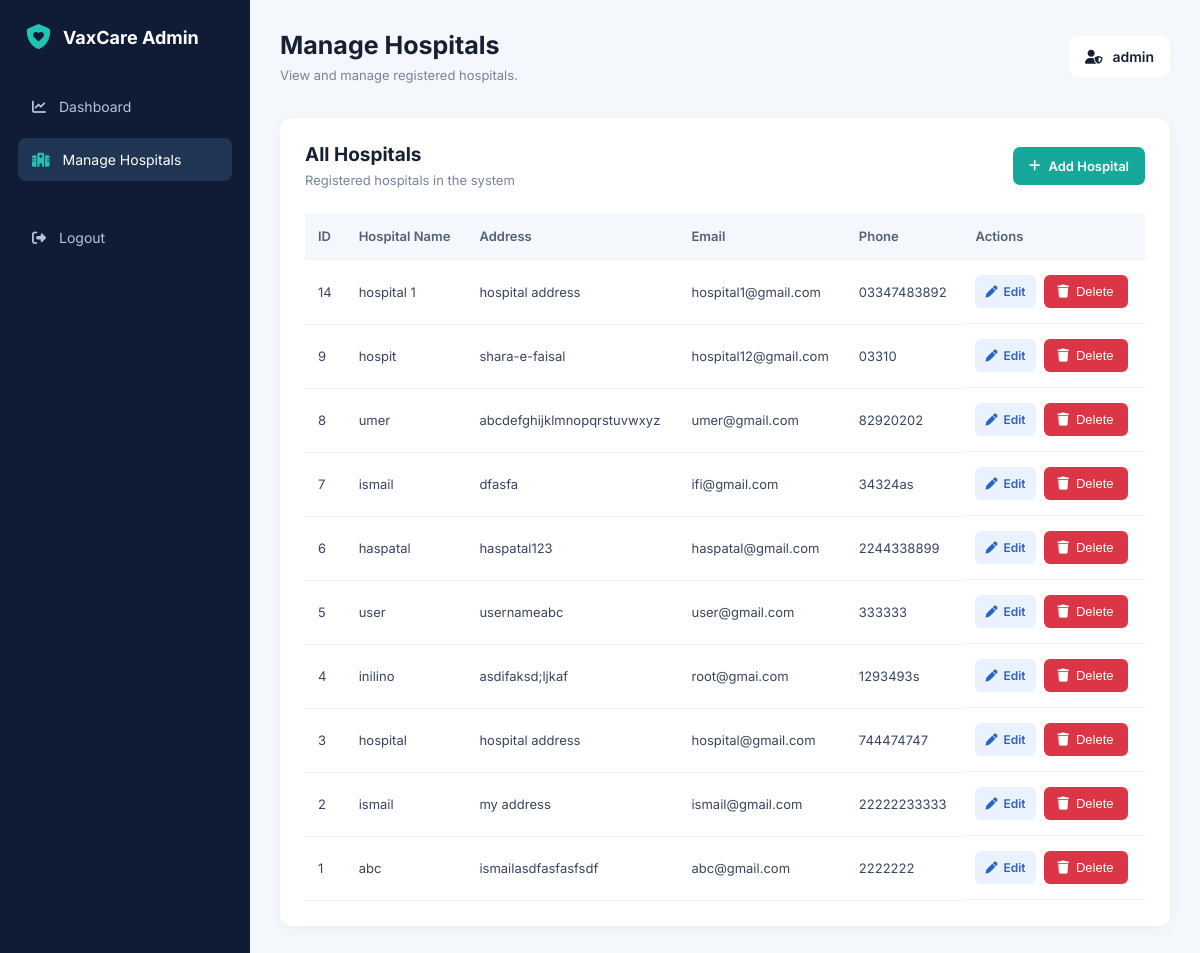
The page /admin/manage_hospitals.php (signed in) on the database its author committed.
### tables this page shows
CREATE TABLE `hospital` (
  `hospital_id` int(11) NOT NULL,
  `hospital_name` varchar(100) NOT NULL,
  `hospital_address` text NOT NULL,
  `hospital_email` varchar(100) NOT NULL,
  `hospital_phone` varchar(50) NOT NULL,
  `password` varchar(255) NOT NULL
);

### admin/manage_hospitals.php (the view, shortened to what this page needs)
<?php
include "../config/db_connection.php";
$sql = "SELECT hospital_id, hospital_name, hospital_address, hospital_email, hospital_phone
        FROM hospital
        ORDER BY hospital_id DESC";
$result = mysqli_query($connect, $sql);
?>
<!DOCTYPE html>
<html lang="en">
<head>
    <link rel="stylesheet" href="CSS/manage-hospitals.css">
    <link rel="stylesheet" href="https://cdnjs.cloudflare.com/ajax/libs/font-awesome/6.5.0/css/all.min.css">
</head>
<body>
    <div class="dashboard-container">
        <aside class="sidebar">
            <div class="sidebar-logo">
                <i class="fa-solid fa-shield-heart"></i>
                <h2>VaxCare Admin</h2>
            </div>
            <nav class="sidebar-nav">
                <a href="dashboard.php">
                    <i class="fa-solid fa-chart-line"></i>
                    Dashboard
                </a>
                <a href="manage_hospitals.php" class="active">
                    <i class="fa-solid fa-hospital"></i>
                    Manage Hospitals
                </a>
                <a href="admin_logout.php" class="logout-link">
                    <i class="fa-solid fa-right-from-bracket"></i>
                    Logout
                </a>
            </nav>
        </aside>
        <main class="main-content">
            <header class="topbar">
                <div>
                    <h1>Manage Hospitals</h1>
                    <p>View and manage registered hospitals.</p>
                </div>
                <div class="admin-info">
                    <i class="fa-solid fa-user-shield"></i>
                    <span>
                        <?php echo htmlspecialchars($_SESSION["adminName"]); ?>
                    </span>
                </div>
            </header>
            <section class="content-section">
                <div class="section-header">
                    <div>
                        <h2>All Hospitals</h2>
                        <p>Registered hospitals in the system</p>
                    </div>
                    <a href="add_hospital.php" class="add-btn">
                        <i class="fa-solid fa-plus"></i>
                        Add Hospital
                    </a>
                </div>
                <div class="table-container">
                    <table>
                        <thead>
                            <tr>
                                <th>ID</th>
                                <th>Hospital Name</th>
                                <th>Address</th>
                                <th>Email</th>
                                <th>Phone</th>
                                <th>Actions</th>
                            </tr>
                        </thead>
                        <tbody>
                            <?php if (mysqli_num_rows($result) > 0) { ?>
                                <?php while ($hospital = mysqli_fetch_assoc($result)) { ?>
                                    <tr>
                                        <td>
                                            <?php echo $hospital["hospital_id"]; ?>
                                        </td>
                                        <td>
                                            <?php echo htmlspecialchars($hospital["hospital_name"]); ?>
                                        </td>
                                        <td>
                                            <?php echo htmlspecialchars($hospital["hospital_address"]); ?>
                                        </td>
                                        <td>
                                            <?php echo htmlspecialchars($hospital["hospital_email"]); ?>
                                        </td>
                                        <td>
                                            <?php echo htmlspecialchars($hospital["hospital_phone"]); ?>
                                        </td>
                                        <td class="action-buttons">
                                            <a href="edit_hospital.php?id=<?php echo $hospital["hospital_id"]; ?>" class="edit-btn">
                                                <i class="fa-solid fa-pen"></i>
                                                Edit
                                            </a>
                                        <form action="delete_hospital.php" method="POST"
                                        onsubmit="return confirm('Are you sure you want to delete this hospital?');">
                                        <button type="submit" class="delete-btn">
                                            <i class="fa-solid fa-trash"></i>
                                            Delete
                                        </button>
                                    </form>
                                        </td>
                                    </tr>
                                <?php } ?>
                            <?php } ?>
                        </tbody>
                    </table>
                </div>
            </section>
        </main>
    </div>
</body>
</html>

### admin/CSS/manage-hospitals.css (style rules this page uses)
* { margin: 0; padding: 0; box-sizing: border-box; }
body { font-family: 'Inter', sans-serif; background: #f4f7fb; color: #172033; }
.dashboard-container { display: flex; min-height: 100vh; }
.sidebar { width: 250px; background: #101c35; color: white; padding: 25px 18px; flex-shrink: 0; }
.sidebar-logo { display: flex; align-items: center; gap: 12px; padding: 0 8px 35px; }
.sidebar-logo i { color: #20c6b5; font-size: 25px; }
.sidebar-logo h2 { font-size: 18px; }
.sidebar-nav { display: flex; flex-direction: column; gap: 10px; }
.sidebar-nav a { display: flex; align-items: center; gap: 13px; padding: 13px 14px; color: #b9c4d8; text-decoration: none; border-radius: 8px; font-size: 14px; transition: 0.2s; }
.sidebar-nav a:hover, .sidebar-nav a.active { background: #203453; color: white; }
.sidebar-nav a.active i { color: #20c6b5; }
.logout-link { margin-top: 25px; }
.main-content { flex: 1; padding: 30px; min-width: 0; }
.topbar { display: flex; justify-content: space-between; align-items: center; margin-bottom: 35px; gap: 20px; }
.topbar h1 { font-size: 25px; margin-bottom: 7px; }
.topbar p, .section-header p { color: #78849a; font-size: 13px; }
.admin-info { display: flex; align-items: center; gap: 10px; background: white; padding: 12px 16px; border-radius: 9px; font-size: 14px; font-weight: 600; }
.content-section { background: white; padding: 25px; border-radius: 12px; box-shadow: 0 3px 15px rgba(16, 28, 53, 0.04); }
.section-header { display: flex; justify-content: space-between; align-items: center; gap: 15px; margin-bottom: 25px; }
.section-header h2 { font-size: 19px; margin-bottom: 6px; }
.add-btn { display: inline-flex; align-items: center; gap: 8px; background: #16a99b; color: white; padding: 11px 16px; border-radius: 7px; text-decoration: none; font-size: 13px; font-weight: 600; }
.table-container { width: 100%; overflow-x: auto; }
table { width: 100%; border-collapse: collapse; min-width: 750px; }
thead { background: #f4f7fb; }
th, td { padding: 15px 13px; text-align: left; border-bottom: 1px solid #edf0f5; font-size: 13px; }
th { color: #536078; font-weight: 600; }
td { color: #39465d; }
.action-buttons { display: flex; gap: 8px; }
.edit-btn, .delete-btn { display: inline-flex; align-items: center; gap: 6px; padding: 8px 10px; border-radius: 6px; text-decoration: none; font-size: 12px; font-weight: 600; white-space: nowrap; }
.edit-btn { background: #eaf2ff; color: #2865bd; }
.delete-btn { background: #fff0f0; color: #d64545; }
.delete-btn { display: inline-flex; align-items: center; justify-content: center; gap: 7px; background-color: #dc3545; color: #ffffff; border: none; padding: 9px 14px; border-radius: 6px; font-size: 13px; font-weight: 500; text-decoration: none; cursor: pointer; transition: 0.3s ease; }
form { margin: 0; }

### rows shown on the page
hospital: hospital_id "14", hospital_name "hospital 1", hospital_address "hospital address", hospital_email "hospital1@gmail.com", hospital_phone "03347483892"
hospital: hospital_id "9", hospital_name "hospit", hospital_address "shara-e-faisal", hospital_email "hospital12@gmail.com", hospital_phone "03310"
hospital: hospital_id "8", hospital_name "umer", hospital_address "abcdefghijklmnopqrstuvwxyz", hospital_email "umer@gmail.com", hospital_phone "82920202"
hospital: hospital_id "7", hospital_name "ismail", hospital_address "dfasfa", hospital_email "ifi@gmail.com", hospital_phone "34324as"
hospital: hospital_id "6", hospital_name "haspatal", hospital_address "haspatal123", hospital_email "haspatal@gmail.com", hospital_phone "2244338899"
hospital: hospital_id "5", hospital_name "user", hospital_address "usernameabc", hospital_email "user@gmail.com", hospital_phone "333333"
hospital: hospital_id "4", hospital_name "inilino", hospital_address "asdifaksd;ljkaf", hospital_email "root@gmai.com", hospital_phone "1293493s"
hospital: hospital_id "3", hospital_name "hospital", hospital_address "hospital address", hospital_email "hospital@gmail.com", hospital_phone "744474747"
hospital: hospital_id "2", hospital_name "ismail", hospital_address "my address", hospital_email "ismail@gmail.com", hospital_phone "22222233333"
hospital: hospital_id "1", hospital_name "abc", hospital_address "ismailasdfasfasfsdf", hospital_email "abc@gmail.com", hospital_phone "2222222"

### other values the page prints
$_SESSION["adminName"] "admin"
